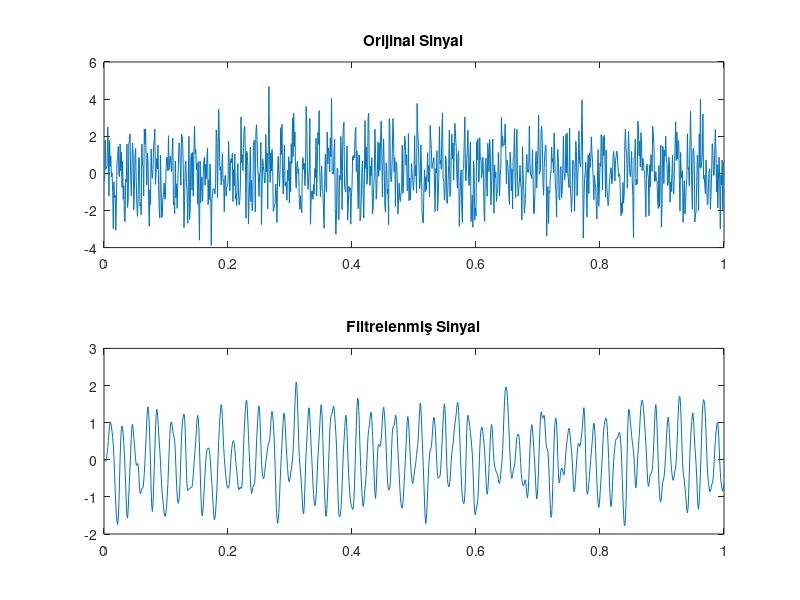

Source code (MATLAB):
% Sinyal oluşturma
Fs = 1000;  % Örnekleme frekansı (Hz)
t = 0:1/Fs:1;  % Zaman vektörü
x = sin(2*pi*50*t) + sin(2*pi*200*t) + randn(size(t));  % 50 Hz, 200 Hz sinüs dalgaları ve gürültü

% Butterworth düşük geçiş filtresi tasarımı
Wn = 100 / (Fs / 2);  % Kesme frekansı (normalize)
[b, a] = butter(4, Wn, 'low');  % 4. dereceden düşük geçiş filtresi

% Filtreleme
y = filter(b, a, x);  % x sinyalini filtrele

% Sonuçları çizme
subplot(2,1,1);
plot(t, x);
title('Orijinal Sinyal');
subplot(2,1,2);
plot(t, y);
title('Filtrelenmiş Sinyal');

%&&Wn: Kesme frekansı, Nyquist frekansına göre normalize edilir.
%b ve a: Butterworth filtresinin katsayıları.
%filter(b, a, x): x sinyalini filtreler.